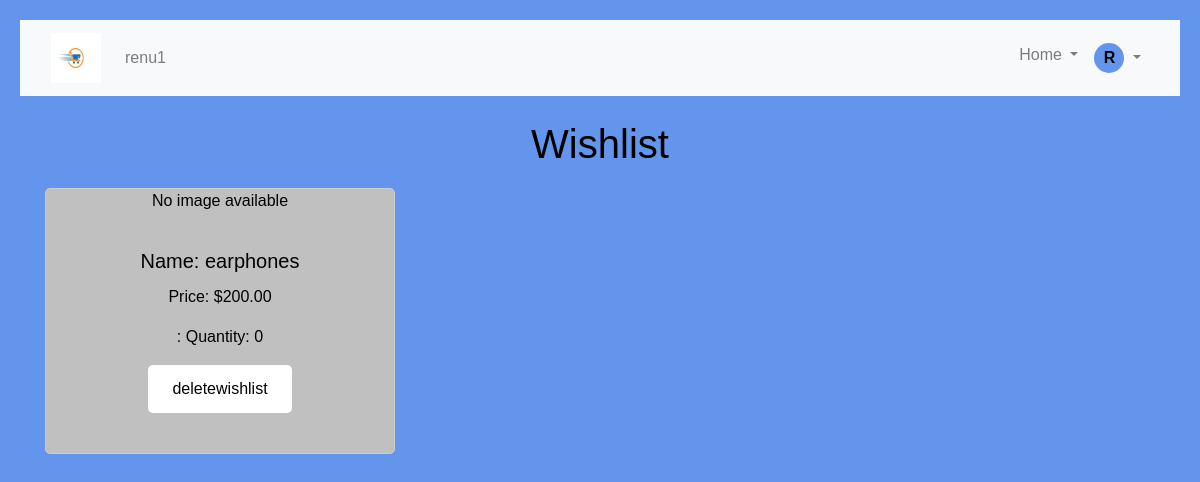
The app's page /wishlist/ (signed in), older data.
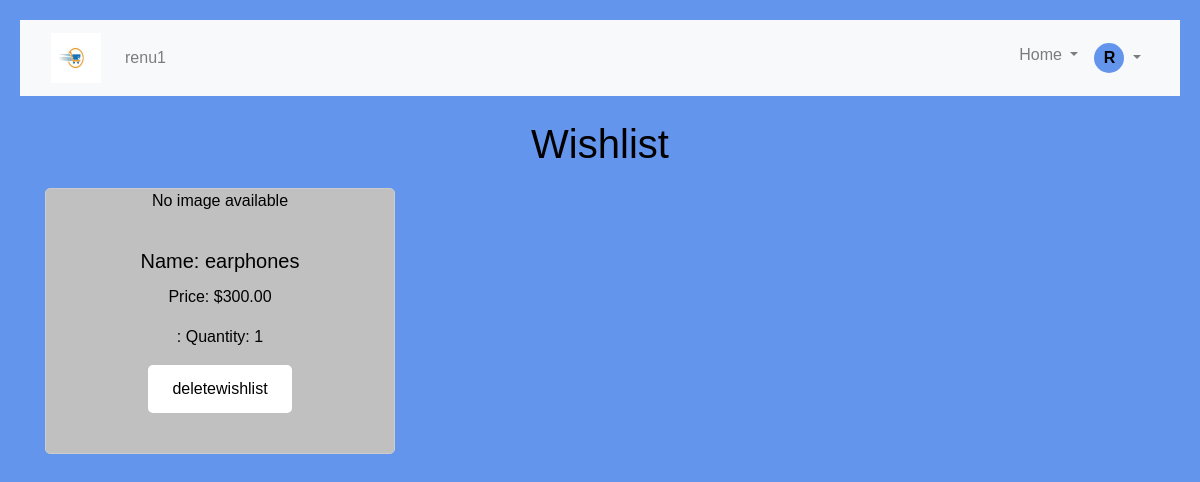
The same page, newer data.
### project1app/models.py (models this page shows, shortened)
class User(AbstractUser):
    dealer_details = models.CharField(max_length=100, blank=True, null=True)
    class Role(models.TextChoices):
        USERS = 'USERS', 'User'
        DEALER = 'DEALER', 'Dealer'
    is_dealer = models.BooleanField(default=False)
    role = models.CharField(max_length=6, choices=Role.choices, default=Role.USERS)

class Wishlist(models.Model):
    user = models.ForeignKey(User, on_delete=models.CASCADE)
    product = models.ForeignKey(Product, on_delete=models.CASCADE)
    created_at = models.DateTimeField(auto_now_add=True)
    class Meta:
        unique_together = ('user', 'product')

class Product(models.Model):
    name = models.CharField(max_length=100)
    description = models.TextField()
    price = models.DecimalField(max_digits=10, decimal_places=2)
    image = models.ImageField(upload_to='product_images/', blank=True, null=True)
    quantity = models.PositiveIntegerField(default=0)
    created_at = models.DateTimeField(default=timezone.now)
    dealer = models.ForeignKey(User, on_delete=models.CASCADE, null=True, blank=True)
    category = models.ForeignKey(Category, on_delete=models.CASCADE, null=True, blank=True)

### project1app/views.py (the view)
# urls.py: path('wishlist/', views.wishlist, name='wishlist'),
def wishlist(request):
    wishlist_items = Wishlist.objects.filter(user=request.user)
    return render(request, 'wishlist.html', {'wishlist_items': wishlist_items})

### project1app/templates/wishlist.html (shortened to what this page needs)
{% extends 'basic.html' %}
{% block content %}
    <h1 class="wishlist-heading">Wishlist</h1>
    <div class="row">
        {% for item in wishlist_items %}
            <div class="col-md-4 mb-4">
                <div class="card h-100">
                    {% if item.product.image %}
                        <div class="card-img-container">
                            <img src="{{ item.product.image.url }}" alt="{{ item.product.name }} Image" class="card-img-top">
                        </div>
                    {% else %}
                        <p>No image available</p>
                    {% endif %}
                    <div class="card-body">
                        <h5 class="card-title">Name: {{ item.product.name }}</h5>
                        <p class="card-text">Price: ${{ item.product.price }}</p>
                        <p class="card-text">: Quantity: {{ item.product.quantity }}</p>
                        <form method="post" action="{% url 'deletewishlist' item.id %}">
                            <button type="submit" class="btn btn-danger">deletewishlist</button>
                        </form>
                    </div>
                </div>
            </div>
        {% empty %}
            <div class="col">
                <p class="wishlist-empty">Your wishlist is empty.</p>
            </div>
        {% endfor %}
    </div>
{% endblock %}

### project1app/templates/basic.html (shortened to what this page needs)
{% load static %}
<!DOCTYPE html>
<html lang="en">
<head>
    <link rel="stylesheet" href="https://cdn.jsdelivr.net/npm/bootstrap@4.0.0/dist/css/bootstrap.min.css"
>
    <link rel="stylesheet" href="{% static 'css/style.css' %}">
</head>
<body>
<nav class="navbar navbar-expand-lg navbar-light bg-light">
    <div class="container">
        <a class="navbar-brand" href="#">
            <img src="{% static 'images/logo.jpg' %}" alt="Shop Logo" style="width: 50px; height: 50px;">
        </a>
        {% if user.is_authenticated %}
            <span class="navbar-text ml-2">{{ user.username }}</span>
        {% else %}
            <span class="navbar-text ml-2">Shop</span>
        {% endif %}
        <div class="collapse navbar-collapse" id="navbarSupportedContent">
            <ul class="navbar-nav ml-auto">
                {% if user.is_authenticated %}
                    {% if user.role == 'DEALER' %}
                        <li class="nav-item">
                            <a class="nav-link" href="{% url 'product_list' %}">Dealer Home</a>
                        </li>
                        <li class="nav-item">
                            <a class="nav-link" href="{% url 'updateuserdetails' %}">Dealer Profile</a>
                        </li>
                    {% else %}
                        <li class="nav-item dropdown">
                            <a class="nav-link dropdown-toggle" href="#" id="navbarDropdown" role="button"
                               data-toggle="dropdown" aria-haspopup="true" aria-expanded="false">
                                Home
                            </a>
                        </li>
                    {% endif %}
                    <li class="nav-item dropdown">
                        <a class="nav-link dropdown-toggle" href="#" id="navbarDropdown" role="button"
                           data-toggle="dropdown" aria-haspopup="true" aria-expanded="false">
                            <div class="user-profile-icon">
                                {{ user.username|first|upper }}
                            </div>
                        </a>
                    </li>
                {% endif %}
            </ul>
        </div>
    </div>
</nav>
<div class="container mt-4">
    {% block content %}{% endblock %}
</div>
</body>
</html>

### project1app/static/css/style.css (style rules this page uses)
body { font-family: Arial, sans-serif; padding: 20px; color: black; background-color: cornflowerblue; text-align: center; margin: 0; min-height: 100vh; }
h1, h2 { margin-bottom: 20px; }
button, input[type="submit"], input[type="button"], .btn { padding: 12px 24px; font-size: 16px; border-radius: 5px; cursor: pointer; transition: background-color 0.3s ease; box-sizing: border-box; background-color: white; color: black; border: none; }
.card { border: 1px solid #ccc; border-radius: 5px; overflow: hidden; background-color: silver; color: black; margin-bottom: 20px; }
.user-profile-icon { display: inline-block; width: 30px; height: 30px; line-height: 30px; text-align: center; border-radius: 50%; background-color: cornflowerblue; color: black; font-weight: bold; text-transform: uppercase; }

Row changes from the older to the newer data that the page shows:
changed through a linked row, Wishlist "earphones": product.price "200.00" → "300.00"; product.quantity "0" → "1"
